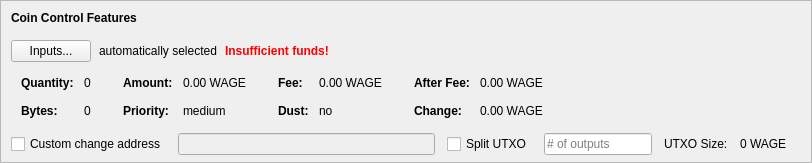
    <widget class="QFrame" name="frameCoinControl">
     <property name="sizePolicy">
      <sizepolicy hsizetype="Expanding" vsizetype="Expanding">
       <horstretch>0</horstretch>
       <verstretch>0</verstretch>
      </sizepolicy>
     </property>
     <property name="maximumSize">
      <size>
       <width>16777215</width>
       <height>16777215</height>
      </size>
     </property>
     <property name="frameShape">
      <enum>QFrame::StyledPanel</enum>
     </property>
     <property name="frameShadow">
      <enum>QFrame::Sunken</enum>
     </property>
     <layout class="QVBoxLayout" name="verticalLayoutCoinControl2">
      <property name="spacing">
       <number>0</number>
      </property>
      <property name="leftMargin">
       <number>0</number>
      </property>
      <property name="topMargin">
       <number>0</number>
      </property>
      <property name="rightMargin">
       <number>0</number>
      </property>
      <property name="bottomMargin">
       <number>6</number>
      </property>
      <item>
       <layout class="QVBoxLayout" name="verticalLayoutCoinControl" stretch="0,0,0,0,1">
        <property name="spacing">
         <number>0</number>
        </property>
        <property name="leftMargin">
         <number>10</number>
        </property>
        <property name="topMargin">
         <number>10</number>
        </property>
        <item>
         <layout class="QHBoxLayout" name="horizontalLayoutCoinControl1">
          <property name="bottomMargin">
           <number>15</number>
          </property>
          <item>
           <widget class="QLabel" name="labelCoinControlFeatures">
            <property name="sizePolicy">
             <sizepolicy hsizetype="Preferred" vsizetype="Maximum">
              <horstretch>0</horstretch>
              <verstretch>0</verstretch>
             </sizepolicy>
            </property>
            <property name="font">
             <font>
              <weight>75</weight>
              <bold>true</bold>
             </font>
            </property>
            <property name="styleSheet">
             <string notr="true">font-weight:bold;</string>
            </property>
            <property name="text">
             <string>Coin Control Features</string>
            </property>
           </widget>
          </item>
         </layout>
        </item>
        <item>
         <layout class="QHBoxLayout" name="horizontalLayoutCoinControl2" stretch="0,0,0,0">
          <property name="spacing">
           <number>8</number>
          </property>
          <property name="bottomMargin">
           <number>10</number>
          </property>
          <item>
           <widget class="QPushButton" name="pushButtonCoinControl">
            <property name="styleSheet">
             <string notr="true"/>
            </property>
            <property name="text">
             <string>Inputs...</string>
            </property>
            <property name="autoDefault">
             <bool>false</bool>
            </property>
           </widget>
          </item>
          <item>
           <widget class="QLabel" name="labelCoinControlAutomaticallySelected">
            <property name="text">
             <string>automatically selected</string>
            </property>
            <property name="margin">
             <number>5</number>
            </property>
           </widget>
          </item>
          <item>
           <widget class="QLabel" name="labelCoinControlInsuffFunds">
            <property name="font">
             <font>
              <weight>75</weight>
              <bold>true</bold>
             </font>
            </property>
            <property name="styleSheet">
             <string notr="true">color:red;font-weight:bold;</string>
            </property>
            <property name="text">
             <string>Insufficient funds!</string>
            </property>
            <property name="margin">
             <number>5</number>
            </property>
           </widget>
          </item>
          <item>
           <spacer name="horizontalSpacerCoinControl">
            <property name="orientation">
             <enum>Qt::Horizontal</enum>
            </property>
            <property name="sizeHint" stdset="0">
             <size>
              <width>40</width>
              <height>1</height>
             </size>
            </property>
           </spacer>
          </item>
         </layout>
        </item>
        <item>
         <widget class="QWidget" name="widgetCoinControl" native="true">
          <property name="sizePolicy">
           <sizepolicy hsizetype="Preferred" vsizetype="Preferred">
            <horstretch>0</horstretch>
            <verstretch>0</verstretch>
           </sizepolicy>
          </property>
          <property name="minimumSize">
           <size>
            <width>0</width>
            <height>0</height>
           </size>
          </property>
          <property name="styleSheet">
           <string notr="true"/>
          </property>
          <layout class="QHBoxLayout" name="horizontalLayoutCoinControl5">
           <property name="leftMargin">
            <number>0</number>
           </property>
           <property name="topMargin">
            <number>0</number>
           </property>
           <property name="rightMargin">
            <number>0</number>
           </property>
           <property name="bottomMargin">
            <number>0</number>
           </property>
           <item>
            <layout class="QHBoxLayout" name="horizontalLayoutCoinControl3" stretch="0,0,0,1">
             <property name="spacing">
              <number>20</number>
             </property>
             <property name="topMargin">
              <number>0</number>
             </property>
             <property name="bottomMargin">
              <number>10</number>
             </property>
             <item>
              <layout class="QFormLayout" name="formLayoutCoinControl1">
               <property name="horizontalSpacing">
                <number>10</number>
               </property>
               <property name="verticalSpacing">
                <number>14</number>
               </property>
               <property name="leftMargin">
                <number>10</number>
               </property>
               <property name="topMargin">
                <number>4</number>
               </property>
               <property name="rightMargin">
                <number>6</number>
               </property>
               <item row="0" column="0">
                <widget class="QLabel" name="labelCoinControlQuantityText">
                 <property name="font">
                  <font>
                   <weight>75</weight>
                   <bold>true</bold>
                  </font>
                 </property>
                 <property name="text">
                  <string>Quantity:</string>
                 </property>
                 <property name="margin">
                  <number>0</number>
                 </property>
                </widget>
               </item>
               <item row="0" column="1">
                <widget class="QLabel" name="labelCoinControlQuantity">
                 <property name="cursor">
                  <cursorShape>IBeamCursor</cursorShape>
                 </property>
                 <property name="contextMenuPolicy">
                  <enum>Qt::ActionsContextMenu</enum>
                 </property>
                 <property name="text">
                  <string notr="true">0</string>
                 </property>
                 <property name="margin">
                  <number>0</number>
                 </property>
                 <property name="textInteractionFlags">
                  <set>Qt::LinksAccessibleByMouse|Qt::TextSelectableByKeyboard|Qt::TextSelectableByMouse</set>
                 </property>
                </widget>
               </item>
               <item row="1" column="0">
                <widget class="QLabel" name="labelCoinControlBytesText">
                 <property name="font">
                  <font>
                   <weight>75</weight>
                   <bold>true</bold>
                  </font>
                 </property>
                 <property name="text">
                  <string>Bytes:</string>
                 </property>
                </widget>
               </item>
               <item row="1" column="1">
                <widget class="QLabel" name="labelCoinControlBytes">
                 <property name="cursor">
                  <cursorShape>IBeamCursor</cursorShape>
                 </property>
                 <property name="contextMenuPolicy">
                  <enum>Qt::ActionsContextMenu</enum>
                 </property>
                 <property name="text">
                  <string notr="true">0</string>
                 </property>
                 <property name="textInteractionFlags">
                  <set>Qt::LinksAccessibleByMouse|Qt::TextSelectableByKeyboard|Qt::TextSelectableByMouse</set>
                 </property>
                </widget>
               </item>
              </layout>
             </item>
             <item>
              <layout class="QFormLayout" name="formLayoutCoinControl2">
               <property name="horizontalSpacing">
                <number>10</number>
               </property>
               <property name="verticalSpacing">
                <number>14</number>
               </property>
               <property name="leftMargin">
                <number>6</number>
               </property>
               <property name="topMargin">
                <number>4</number>
               </property>
               <property name="rightMargin">
                <number>6</number>
               </property>
               <item row="0" column="0">
                <widget class="QLabel" name="labelCoinControlAmountText">
                 <property name="font">
                  <font>
                   <weight>75</weight>
                   <bold>true</bold>
                  </font>
                 </property>
                 <property name="text">
                  <string>Amount:</string>
                 </property>
                 <property name="margin">
                  <number>0</number>
                 </property>
                </widget>
               </item>
               <item row="0" column="1">
                <widget class="QLabel" name="labelCoinControlAmount">
                 <property name="cursor">
                  <cursorShape>IBeamCursor</cursorShape>
                 </property>
                 <property name="contextMenuPolicy">
                  <enum>Qt::ActionsContextMenu</enum>
                 </property>
                 <property name="text">
                  <string notr="true">0.00 WAGE</string>
                 </property>
                 <property name="textInteractionFlags">
                  <set>Qt::LinksAccessibleByMouse|Qt::TextSelectableByKeyboard|Qt::TextSelectableByMouse</set>
                 </property>
                </widget>
               </item>
               <item row="1" column="0">
                <widget class="QLabel" name="labelCoinControlPriorityText">
                 <property name="font">
                  <font>
                   <weight>75</weight>
                   <bold>true</bold>
                  </font>
                 </property>
                 <property name="text">
                  <string>Priority:</string>
                 </property>
                </widget>
               </item>
               <item row="1" column="1">
                <widget class="QLabel" name="labelCoinControlPriority">
                 <property name="cursor">
                  <cursorShape>IBeamCursor</cursorShape>
                 </property>
                 <property name="contextMenuPolicy">
                  <enum>Qt::ActionsContextMenu</enum>
                 </property>
                 <property name="text">
                  <string>medium</string>
                 </property>
                 <property name="textInteractionFlags">
                  <set>Qt::LinksAccessibleByMouse|Qt::TextSelectableByKeyboard|Qt::TextSelectableByMouse</set>
                 </property>
                </widget>
               </item>
              </layout>
             </item>
             <item>
              <layout class="QFormLayout" name="formLayoutCoinControl3">
               <property name="horizontalSpacing">
                <number>10</number>
               </property>
               <property name="verticalSpacing">
                <number>14</number>
               </property>
               <property name="leftMargin">
                <number>6</number>
               </property>
               <property name="topMargin">
                <number>4</number>
               </property>
               <property name="rightMargin">
                <number>6</number>
               </property>
               <item row="0" column="0">
                <widget class="QLabel" name="labelCoinControlFeeText">
                 <property name="font">
                  <font>
                   <weight>75</weight>
                   <bold>true</bold>
                  </font>
                 </property>
                 <property name="text">
                  <string>Fee:</string>
                 </property>
                 <property name="margin">
                  <number>0</number>
                 </property>
                </widget>
               </item>
               <item row="0" column="1">
                <widget class="QLabel" name="labelCoinControlFee">
                 <property name="cursor">
                  <cursorShape>IBeamCursor</cursorShape>
                 </property>
                 <property name="contextMenuPolicy">
                  <enum>Qt::ActionsContextMenu</enum>
                 </property>
                 <property name="text">
                  <string notr="true">0.00 WAGE</string>
                 </property>
                 <property name="textInteractionFlags">
                  <set>Qt::LinksAccessibleByMouse|Qt::TextSelectableByKeyboard|Qt::TextSelectableByMouse</set>
                 </property>
                </widget>
               </item>
               <item row="1" column="0">
                <widget class="QLabel" name="labelCoinControlLowOutputText">
                 <property name="font">
                  <font>
                   <weight>75</weight>
                   <bold>true</bold>
                  </font>
                 </property>
                 <property name="text">
                  <string>Dust:</string>
                 </property>
                </widget>
               </item>
               <item row="1" column="1">
                <widget class="QLabel" name="labelCoinControlLowOutput">
                 <property name="cursor">
                  <cursorShape>IBeamCursor</cursorShape>
                 </property>
                 <property name="contextMenuPolicy">
                  <enum>Qt::ActionsContextMenu</enum>
                 </property>
                 <property name="text">
                  <string>no</string>
                 </property>
                 <property name="textInteractionFlags">
                  <set>Qt::LinksAccessibleByMouse|Qt::TextSelectableByKeyboard|Qt::TextSelectableByMouse</set>
                 </property>
                </widget>
               </item>
              </layout>
             </item>
             <item>
              <layout class="QFormLayout" name="formLayoutCoinControl4">
               <property name="horizontalSpacing">
                <number>10</number>
               </property>
               <property name="verticalSpacing">
                <number>14</number>
               </property>
               <property name="leftMargin">
                <number>6</number>
               </property>
               <property name="topMargin">
                <number>4</number>
               </property>
               <property name="rightMargin">
                <number>6</number>
               </property>
               <item row="0" column="0">
                <widget class="QLabel" name="labelCoinControlAfterFeeText">
                 <property name="font">
                  <font>
                   <weight>75</weight>
                   <bold>true</bold>
                  </font>
                 </property>
                 <property name="text">
                  <string>After Fee:</string>
                 </property>
                 <property name="margin">
                  <number>0</number>
                 </property>
                </widget>
               </item>
               <item row="0" column="1">
                <widget class="QLabel" name="labelCoinControlAfterFee">
                 <property name="cursor">
                  <cursorShape>IBeamCursor</cursorShape>
                 </property>
                 <property name="contextMenuPolicy">
                  <enum>Qt::ActionsContextMenu</enum>
                 </property>
                 <property name="text">
                  <string notr="true">0.00 WAGE</string>
                 </property>
                 <property name="textInteractionFlags">
                  <set>Qt::LinksAccessibleByMouse|Qt::TextSelectableByKeyboard|Qt::TextSelectableByMouse</set>
                 </property>
                </widget>
               </item>
               <item row="1" column="0">
                <widget class="QLabel" name="labelCoinControlChangeText">
                 <property name="font">
                  <font>
                   <weight>75</weight>
                   <bold>true</bold>
                  </font>
                 </property>
                 <property name="text">
                  <string>Change:</string>
                 </property>
                </widget>
               </item>
               <item row="1" column="1">
                <widget class="QLabel" name="labelCoinControlChange">
                 <property name="cursor">
                  <cursorShape>IBeamCursor</cursorShape>
                 </property>
                 <property name="contextMenuPolicy">
                  <enum>Qt::ActionsContextMenu</enum>
                 </property>
                 <property name="text">
                  <string notr="true">0.00 WAGE</string>
                 </property>
                 <property name="textInteractionFlags">
                  <set>Qt::LinksAccessibleByMouse|Qt::TextSelectableByKeyboard|Qt::TextSelectableByMouse</set>
                 </property>
                </widget>
               </item>
              </layout>
             </item>
            </layout>
           </item>
          </layout>
         </widget>
        </item>
        <item>
         <layout class="QHBoxLayout" name="horizontalLayoutCoinControl4" stretch="0,0,0,0,0,0,0">
          <property name="spacing">
           <number>12</number>
          </property>
          <property name="sizeConstraint">
           <enum>QLayout::SetDefaultConstraint</enum>
          </property>
          <property name="topMargin">
           <number>5</number>
          </property>
          <property name="rightMargin">
           <number>5</number>
          </property>
          <item>
           <widget class="QCheckBox" name="checkBoxCoinControlChange">
            <property name="toolTip">
             <string>If this is activated, but the change address is empty or invalid, change will be sent to a newly generated address.</string>
            </property>
            <property name="text">
             <string>Custom change address</string>
            </property>
           </widget>
          </item>
          <item>
           <widget class="QValidatedLineEdit" name="lineEditCoinControlChange">
            <property name="enabled">
             <bool>false</bool>
            </property>
            <property name="sizePolicy">
             <sizepolicy hsizetype="Expanding" vsizetype="Fixed">
              <horstretch>0</horstretch>
              <verstretch>0</verstretch>
             </sizepolicy>
            </property>
           </widget>
          </item>
          <item>
           <widget class="QCheckBox" name="splitBlockCheckBox">
            <property name="text">
             <string>Split UTXO</string>
            </property>
           </widget>
          </item>
          <item>
           <widget class="QLineEdit" name="splitBlockLineEdit">
            <property name="sizePolicy">
             <sizepolicy hsizetype="Fixed" vsizetype="Fixed">
              <horstretch>50</horstretch>
              <verstretch>0</verstretch>
             </sizepolicy>
            </property>
            <property name="placeholderText">
             <string># of outputs</string>
            </property>
           </widget>
          </item>
          <item>
           <widget class="QLabel" name="labelBlockSizeText">
            <property name="text">
             <string>UTXO Size:</string>
            </property>
           </widget>
          </item>
          <item>
           <widget class="QLabel" name="labelBlockSize">
            <property name="text">
             <string>0 WAGE</string>
            </property>
           </widget>
          </item>
          <item>
           <widget class="QLabel" name="labelCoinControlChangeLabel">
            <property name="sizePolicy">
             <sizepolicy hsizetype="Preferred" vsizetype="Expanding">
              <horstretch>0</horstretch>
              <verstretch>0</verstretch>
             </sizepolicy>
            </property>
            <property name="minimumSize">
             <size>
              <width>0</width>
              <height>0</height>
             </size>
            </property>
            <property name="text">
             <string/>
            </property>
            <property name="margin">
             <number>3</number>
            </property>
           </widget>
          </item>
         </layout>
        </item>
        <item>
         <spacer name="verticalSpacerCoinControl">
          <property name="orientation">
           <enum>Qt::Vertical</enum>
          </property>
          <property name="sizeHint" stdset="0">
           <size>
            <width>800</width>
            <height>1</height>
           </size>
          </property>
         </spacer>
        </item>
       </layout>
      </item>
     </layout>
    </widget>
